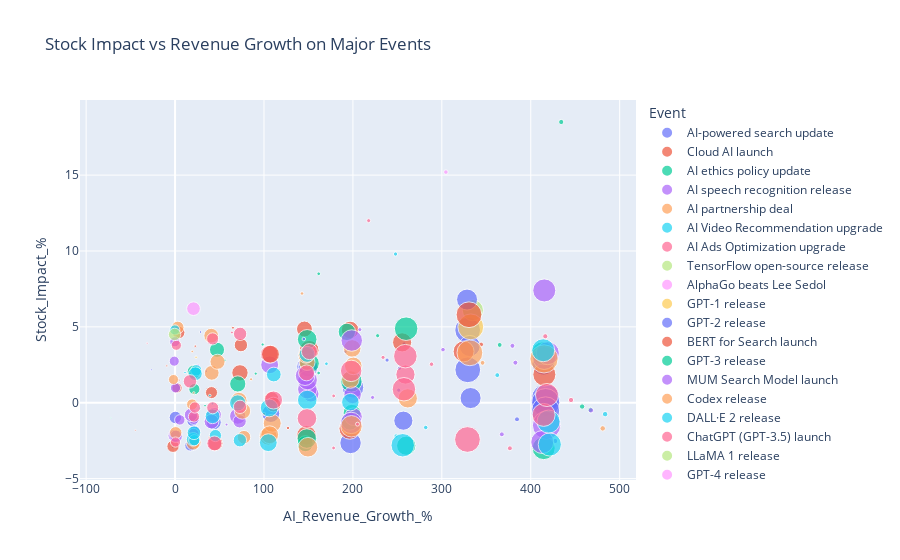

The code cell stored with this chart in its notebook:
### Code cell
# Cell 8 ── Events & stock impact  (FIXED)
events = df[df["Event"].notna()].reset_index()   # bring Date back as a column
fig = px.scatter(events, x="AI_Revenue_Growth_%", y="Stock_Impact_%",
                 color="Event", hover_data=["Date"], size="AI_Revenue_USD_Mn",
                 title="Stock Impact vs Revenue Growth on Major Events")
fig.show()

### Figure 1 — Plotly figure (JSON) as saved in the notebook; plotly's stock layout.template omitted (floating-point values rounded to 4 significant figures)
{"data": [{"customdata": [["2015-01-06T00:00:00"], ["2015-09-04T00:00:00"], ["2016-01-27T00:00:00"], ["2016-02-29T00:00:00"], ["2016-07-23T00:00:00"], ["2016-08-03T00:00:00"], ["2016-09-25T00:00:00"], ["2016-12-21T00:00:00"], ["2017-12-19T00:00:00"], ["2018-07-27T00:00:00"], ["2019-10-22T00:00:00"], ["2020-01-14T00:00:00"], ["2020-02-23T00:00:00"], ["2020-11-11T00:00:00"], ["2020-11-26T00:00:00"], ["2021-02-04T00:00:00"], ["2021-07-11T00:00:00"], ["2021-10-25T00:00:00"], ["2022-03-02T00:00:00"], ["2022-03-23T00:00:00"], ["2022-06-02T00:00:00"], ["2023-02-21T00:00:00"], ["2023-03-29T00:00:00"], ["2023-05-29T00:00:00"], ["2023-08-01T00:00:00"], ["2023-11-07T00:00:00"], ["2024-03-27T00:00:00"], ["2024-06-07T00:00:00"], ["2024-08-07T00:00:00"], ["2024-08-29T00:00:00"], ["2024-10-07T00:00:00"], ["2024-10-30T00:00:00"]], "hovertemplate": "Event=AI-powered search update<br>AI_Revenue_Growth_%=%{x}<br>Stock_Impact_%=%{y}<br>AI_Revenue_USD_Mn=%{marker.size}<br>Date=%{customdata[0]}<extra></extra>", "legendgroup": "AI-powered search update", "marker": {"color": "#636efa", "size": [30.11, 1.35, 0.73, 1.29, 23.97, 23.9, 24.42, 23.42, 43.07, 0.97, 62.3, 49.52, 74.34, 74.88, 2.91, 89.2, 3.38, 90.02, 71.34, 3.58, 3.52, 3.52, 128.7, 86.27, 128.8, 86.47, 155.0, 4.85, 155.0, 102.8, 155.0, 5.27], "sizemode": "area", "sizeref": 0.3883, "symbol": "circle"}, "mode": "markers", "name": "AI-powered search update", "orientation": "v", "showlegend": true, "type": "scatter", "x": [0.36, 35.13, -26.69, 28.67, 19.83, 19.51, 22.11, 17.11, 43.58, -2.63, 107.7, 147.6, 147.8, 149.6, 191.5, 197.3, 238.4, 200.1, 256.7, 257.6, 252.2, 251.6, 329.1, 331.3, 329.2, 332.3, 416.7, 384.6, 416.8, 414.2, 416.7, 427.5], "xaxis": "x", "y": [-0.97, 2.08, 2.17, 4.66, -2.79, -1.19, -1.88, -2.82, -1.29, -2.95, -0.71, 2.48, 2.37, 2.35, 3.36, -2.65, 2.81, 1.01, -1.18, 3.87, 2.27, 0.83, 4.79, 3.74, 2.17, 0.31, 0.3, -1.09, 0.01, 2.57, -0.54, -2.52], "yaxis": "y"}, {"customdata": [["2015-01-20T00:00:00"], ["2015-02-17T00:00:00"], ["2015-03-12T00:00:00"], ["2015-05-31T00:00:00"], ["2015-11-23T00:00:00"], ["2016-02-16T00:00:00"], ["2016-11-22T00:00:00"], ["2017-03-11T00:00:00"], ["2017-03-19T00:00:00"], ["2017-05-11T00:00:00"], ["2018-09-02T00:00:00"], ["2018-09-22T00:00:00"], ["2018-11-03T00:00:00"], ["2018-12-16T00:00:00"], ["2019-03-20T00:00:00"], ["2019-07-16T00:00:00"], ["2019-07-26T00:00:00"], ["2019-09-21T00:00:00"], ["2020-01-02T00:00:00"], ["2020-01-25T00:00:00"], ["2020-04-06T00:00:00"], ["2021-01-18T00:00:00"], ["2021-08-23T00:00:00"], ["2022-06-04T00:00:00"], ["2023-03-15T00:00:00"], ["2023-10-29T00:00:00"], ["2024-08-03T00:00:00"]], "hovertemplate": "Event=Cloud AI launch<br>AI_Revenue_Growth_%=%{x}<br>Stock_Impact_%=%{y}<br>AI_Revenue_USD_Mn=%{marker.size}<br>Date=%{customdata[0]}<extra></extra>", "legendgroup": "Cloud AI launch", "marker": {"color": "#EF553B", "size": [0.91, 31.18, 20.43, 29.3, 1.23, 1.04, 0.55, 28.2, 1.39, 43.6, 51.89, 2.0, 1.65, 34.8, 2.53, 41.7, 2.27, 42.13, 75.24, 49.1, 74.33, 88.92, 59.36, 71.07, 4.44, 84.9, 103.1], "sizemode": "area", "sizeref": 0.3883, "symbol": "circle"}, "mode": "markers", "name": "Cloud AI launch", "orientation": "v", "showlegend": true, "type": "scatter", "x": [-9.27, 3.92, 2.17, -2.32, 22.71, 4.41, -44.62, 40.98, 38.95, 45.34, 72.97, 100.1, 65.1, 74.02, 152.6, 108.5, 127.0, 110.6, 150.8, 145.5, 147.8, 196.4, 196.8, 255.3, 344.2, 324.5, 415.3], "xaxis": "x", "y": [2.43, 4.63, 0.98, -2.87, 3.73, 1.49, -1.81, 0.67, -2.28, -2.67, 1.97, -0.73, 4.94, 3.8, -2.27, 0.25, -1.66, -0.12, 3.46, 4.86, -2.15, -1.7, 4.8, 3.98, 3.84, 3.38, 1.86], "yaxis": "y"}, {"customdata": [["2015-03-19T00:00:00"], ["2015-06-16T00:00:00"], ["2016-06-19T00:00:00"], ["2016-10-05T00:00:00"], ["2016-10-24T00:00:00"], ["2017-12-29T00:00:00"], ["2018-03-16T00:00:00"], ["2018-04-27T00:00:00"], ["2018-08-02T00:00:00"], ["2019-01-27T00:00:00"], ["2019-05-08T00:00:00"], ["2020-04-25T00:00:00"], ["2020-08-21T00:00:00"], ["2020-10-03T00:00:00"], ["2020-11-02T00:00:00"], ["2021-01-02T00:00:00"], ["2021-06-01T00:00:00"], ["2021-07-15T00:00:00"], ["2021-08-28T00:00:00"], ["2021-10-19T00:00:00"], ["2022-04-12T00:00:00"], ["2022-06-28T00:00:00"], ["2023-07-19T00:00:00"], ["2024-01-05T00:00:00"], ["2024-07-09T00:00:00"], ["2024-07-11T00:00:00"], ["2024-10-08T00:00:00"]], "hovertemplate": "Event=AI ethics policy update<br>AI_Revenue_Growth_%=%{x}<br>Stock_Impact_%=%{y}<br>AI_Revenue_USD_Mn=%{marker.size}<br>Date=%{customdata[0]}<extra></extra>", "legendgroup": "AI ethics policy update", "marker": {"color": "#00cc96", "size": [1.56, 0.28, 36.38, 24.34, 1.34, 44.15, 1.91, 1.76, 51.15, 2.61, 1.98, 49.29, 74.45, 75.35, 74.57, 58.64, 3.28, 59.77, 59.35, 89.48, 71.99, 108.0, 4.65, 5.58, 102.7, 102.9, 5.67], "sizemode": "area", "sizeref": 0.3883, "symbol": "circle"}, "mode": "markers", "name": "AI ethics policy update", "orientation": "v", "showlegend": true, "type": "scatter", "x": [55.77, -72.28, 21.27, 21.71, 33.7, 47.17, 90.72, 76.47, 70.5, 161.5, 98.48, 146.4, 148.2, 151.2, 148.6, 193.2, 227.8, 198.8, 196.7, 198.3, 259.9, 259.9, 365.0, 457.8, 413.6, 414.6, 467.1], "xaxis": "x", "y": [2.8, -1.0, 2.04, 0.9, -0.19, 3.49, 1.92, -2.7, 1.24, 1.96, 3.84, -2.7, -2.36, 2.59, 4.18, 4.67, 4.42, -0.68, -1.23, 1.41, -2.83, 4.88, 3.81, -0.25, 3.26, -2.99, -0.46], "yaxis": "y"}, {"customdata": [["2015-04-12T00:00:00"], ["2015-05-11T00:00:00"], ["2015-06-10T00:00:00"], ["2015-07-04T00:00:00"], ["2015-11-04T00:00:00"], ["2015-12-04T00:00:00"], ["2016-02-05T00:00:00"], ["2016-06-17T00:00:00"], ["2016-12-08T00:00:00"], ["2016-12-29T00:00:00"], ["2017-02-02T00:00:00"], ["2017-06-22T00:00:00"], ["2017-10-09T00:00:00"], ["2018-01-12T00:00:00"], ["2018-02-08T00:00:00"], ["2018-09-30T00:00:00"], ["2019-01-16T00:00:00"], ["2019-04-08T00:00:00"], ["2019-10-14T00:00:00"], ["2020-05-24T00:00:00"], ["2020-06-07T00:00:00"], ["2020-07-02T00:00:00"], ["2020-10-02T00:00:00"], ["2021-05-21T00:00:00"], ["2021-06-16T00:00:00"], ["2021-08-07T00:00:00"], ["2021-12-25T00:00:00"], ["2022-04-10T00:00:00"], ["2023-04-07T00:00:00"], ["2023-04-22T00:00:00"], ["2024-04-28T00:00:00"], ["2024-05-03T00:00:00"], ["2024-05-05T00:00:00"], ["2024-05-31T00:00:00"], ["2024-10-31T00:00:00"], ["2024-11-29T00:00:00"], ["2024-12-04T00:00:00"]], "hovertemplate": "Event=AI speech recognition release<br>AI_Revenue_Growth_%=%{x}<br>Stock_Impact_%=%{y}<br>AI_Revenue_USD_Mn=%{marker.size}<br>Date=%{customdata[0]}<extra></extra>", "legendgroup": "AI speech recognition release", "marker": {"color": "#ab63fa", "size": [19.82, 19.94, 21.07, 20.1, 29.71, 30.33, 24.22, 24.17, 35.4, 1.4, 43.13, 42.29, 1.26, 51.12, 34.51, 1.58, 61.91, 2.54, 1.75, 50.55, 74.64, 74.7, 73.86, 3.08, 60.13, 89.41, 59.92, 4.01, 4.79, 3.22, 103.0, 4.83, 4.67, 155.3, 5.68, 102.6, 103.8], "sizemode": "area", "sizeref": 0.3883, "symbol": "circle"}, "mode": "markers", "name": "AI speech recognition release", "orientation": "v", "showlegend": true, "type": "scatter", "x": [-0.91, -0.28, 5.34, 0.5, -0.96, 1.1, 21.11, 20.86, 18.0, 39.99, 43.76, 40.96, 25.84, 70.41, 72.57, 57.9, 106.4, 153.6, 75.43, 152.8, 148.8, 149.0, 146.2, 207.8, 200.6, 198.0, 199.6, 301.3, 379.4, 222.1, 415.1, 382.7, 367.5, 417.8, 467.6, 413.0, 419.1], "xaxis": "x", "y": [2.74, 4.02, -1.13, 0.98, -2.17, -2.21, -1.06, -2.05, -0.8, -1.33, -0.8, -1.24, 2.48, -0.88, -1.22, -1.44, 2.5, 1.63, 0.31, 0.58, 0.9, 1.5, 1.78, 4.82, -0.92, -1.33, 0.52, 3.5, 3.75, 0.35, 2.95, 2.64, -2.08, -1.48, -0.5, -2.59, 3.27], "yaxis": "y"}, {"customdata": [["2015-05-27T00:00:00"], ["2015-06-17T00:00:00"], ["2015-08-19T00:00:00"], ["2015-11-24T00:00:00"], ["2016-01-18T00:00:00"], ["2016-04-14T00:00:00"], ["2016-05-11T00:00:00"], ["2017-03-16T00:00:00"], ["2017-03-26T00:00:00"], ["2017-06-27T00:00:00"], ["2017-06-29T00:00:00"], ["2017-09-20T00:00:00"], ["2017-12-24T00:00:00"], ["2018-01-15T00:00:00"], ["2018-02-11T00:00:00"], ["2018-09-07T00:00:00"], ["2018-11-12T00:00:00"], ["2019-02-20T00:00:00"], ["2019-05-12T00:00:00"], ["2019-10-15T00:00:00"], ["2020-01-01T00:00:00"], ["2020-10-08T00:00:00"], ["2020-10-29T00:00:00"], ["2021-03-25T00:00:00"], ["2021-06-16T00:00:00"], ["2021-07-01T00:00:00"], ["2021-09-09T00:00:00"], ["2022-06-07T00:00:00"], ["2023-02-17T00:00:00"], ["2023-12-27T00:00:00"], ["2024-08-23T00:00:00"], ["2024-10-01T00:00:00"]], "hovertemplate": "Event=AI partnership deal<br>AI_Revenue_Growth_%=%{x}<br>Stock_Impact_%=%{y}<br>AI_Revenue_USD_Mn=%{marker.size}<br>Date=%{customdata[0]}<extra></extra>", "legendgroup": "AI partnership deal", "marker": {"color": "#FFA15A", "size": [30.21, 19.65, 30.89, 1.15, 24.58, 36.08, 23.83, 42.37, 44.33, 1.21, 1.85, 1.19, 42.19, 1.27, 35.49, 52.73, 51.54, 61.44, 62.79, 61.92, 74.82, 49.68, 49.46, 59.84, 89.51, 59.44, 60.08, 72.34, 129.5, 4.46, 154.5, 5.81], "sizemode": "area", "sizeref": 0.3883, "symbol": "circle"}, "mode": "markers", "name": "AI partnership deal", "orientation": "v", "showlegend": true, "type": "scatter", "x": [0.69, -1.76, 2.98, 15.42, 22.91, 20.28, 19.17, 41.22, 47.75, 21.04, 85.47, 19.34, 40.63, 26.99, 77.47, 75.77, 71.79, 104.8, 109.3, 106.4, 149.4, 148.4, 147.3, 199.2, 198.4, 197.2, 200.4, 261.7, 331.5, 345.8, 414.9, 480.9], "xaxis": "x", "y": [-1.98, 1.53, 4.96, -2.02, -2.63, -2.67, -0.11, 1.97, 2.7, 0.65, 1.55, 3.38, 4.42, 1.65, -2.27, -0.54, 0.15, -2.21, -1.35, -2.11, -2.93, 2.66, 3.13, 3.58, -1.55, 1.53, 2.43, 0.29, 3.29, 2.63, 2.89, -1.69], "yaxis": "y"}, {"customdata": [["2015-08-09T00:00:00"], ["2016-01-16T00:00:00"], ["2016-05-05T00:00:00"], ["2016-05-23T00:00:00"], ["2016-10-03T00:00:00"], ["2016-10-16T00:00:00"], ["2016-10-23T00:00:00"], ["2016-12-31T00:00:00"], ["2017-01-24T00:00:00"], ["2017-08-03T00:00:00"], ["2017-10-20T00:00:00"], ["2018-04-29T00:00:00"], ["2018-06-09T00:00:00"], ["2018-12-02T00:00:00"], ["2019-06-17T00:00:00"], ["2019-10-06T00:00:00"], ["2019-10-06T00:00:00"], ["2020-03-12T00:00:00"], ["2020-05-29T00:00:00"], ["2021-02-17T00:00:00"], ["2021-07-18T00:00:00"], ["2022-03-12T00:00:00"], ["2022-04-04T00:00:00"], ["2023-02-19T00:00:00"], ["2023-07-23T00:00:00"], ["2024-01-12T00:00:00"], ["2024-08-10T00:00:00"], ["2024-08-12T00:00:00"], ["2024-10-25T00:00:00"]], "hovertemplate": "Event=AI Video Recommendation upgrade<br>AI_Revenue_Growth_%=%{x}<br>Stock_Impact_%=%{y}<br>AI_Revenue_USD_Mn=%{marker.size}<br>Date=%{customdata[0]}<extra></extra>", "legendgroup": "AI Video Recommendation upgrade", "marker": {"color": "#19d3f3", "size": [19.95, 36.12, 24.75, 1.11, 24.32, 36.37, 1.42, 36.85, 29.07, 42.65, 1.28, 51.12, 34.58, 1.39, 61.75, 42.2, 61.45, 49.69, 74.6, 2.7, 59.42, 3.49, 106.8, 4.62, 3.82, 104.3, 102.8, 104.0, 5.84], "sizemode": "area", "sizeref": 0.3883, "symbol": "circle"}, "mode": "markers", "name": "AI Video Recommendation upgrade", "orientation": "v", "showlegend": true, "type": "scatter", "x": [-0.27, 20.41, 23.77, 11.19, 21.58, 21.24, 42.1, 22.84, 45.36, 42.15, 27.66, 70.41, 72.91, 39.07, 105.8, 111.0, 104.8, 148.4, 148.7, 170.2, 197.1, 248.5, 256.0, 362.4, 281.9, 421.4, 414.0, 420.0, 483.6], "xaxis": "x", "y": [4.8, -2.41, 2.14, 1.99, -2.47, -1.98, -0.06, 1.91, -2.16, -0.89, -0.38, -0.01, -2.47, 0.47, -0.34, 1.86, -2.63, 3.19, 0.18, 2.57, 0.04, -2.19, -2.8, 1.82, -1.63, -2.75, 3.46, -1.24, -0.75], "yaxis": "y"}, {"customdata": [["2015-09-01T00:00:00"], ["2015-09-27T00:00:00"], ["2015-11-15T00:00:00"], ["2016-02-20T00:00:00"], ["2016-06-06T00:00:00"], ["2016-08-16T00:00:00"], ["2017-01-29T00:00:00"], ["2017-02-25T00:00:00"], ["2017-11-08T00:00:00"], ["2017-11-26T00:00:00"], ["2018-01-29T00:00:00"], ["2018-11-03T00:00:00"], ["2019-05-18T00:00:00"], ["2019-12-15T00:00:00"], ["2020-02-18T00:00:00"], ["2020-07-24T00:00:00"], ["2020-10-23T00:00:00"], ["2021-01-10T00:00:00"], ["2021-03-03T00:00:00"], ["2021-10-16T00:00:00"], ["2022-02-02T00:00:00"], ["2022-08-13T00:00:00"], ["2022-08-21T00:00:00"], ["2022-10-14T00:00:00"], ["2022-12-28T00:00:00"], ["2023-08-18T00:00:00"], ["2023-10-11T00:00:00"], ["2024-03-04T00:00:00"], ["2024-04-10T00:00:00"], ["2024-06-03T00:00:00"], ["2024-08-21T00:00:00"], ["2024-11-21T00:00:00"]], "hovertemplate": "Event=AI Ads Optimization upgrade<br>AI_Revenue_Growth_%=%{x}<br>Stock_Impact_%=%{y}<br>AI_Revenue_USD_Mn=%{marker.size}<br>Date=%{customdata[0]}<extra></extra>", "legendgroup": "AI Ads Optimization upgrade", "marker": {"color": "#FF6692", "size": [20.1, 20.29, 0.69, 35.02, 24.24, 24.45, 43.25, 28.47, 28.45, 1.64, 34.61, 34.63, 61.79, 63.21, 74.5, 50.22, 49.58, 3.05, 89.42, 2.78, 71.82, 107.2, 107.7, 2.78, 3.34, 3.88, 128.7, 4.77, 102.9, 5.16, 5.45, 103.7], "sizemode": "area", "sizeref": 0.3883, "symbol": "circle"}, "mode": "markers", "name": "AI Ads Optimization upgrade", "orientation": "v", "showlegend": true, "type": "scatter", "x": [0.5, 1.46, -31.4, 16.74, 21.2, 22.26, 44.17, 42.33, 42.26, 63.97, 73.06, 73.13, 106.0, 110.7, 148.3, 151.1, 147.9, 205.2, 198.1, 178.3, 259.1, 257.4, 259.0, 178.4, 233.9, 288.4, 328.8, 376.5, 414.5, 416.4, 445.3, 418.2], "xaxis": "x", "y": [-2.59, 3.79, 3.92, 1.41, -0.91, -0.31, -2.68, -0.33, 4.21, 4.63, -0.27, 4.54, 3.2, 0.18, -1.03, 3.37, 1.97, -1.41, 2.1, -2.98, 1.86, 0.89, 3.07, 0.45, 2.99, 2.54, -2.42, -3.0, -0.8, 4.38, 0.18, 0.51], "yaxis": "y"}, {"customdata": [["2015-11-09T00:00:00"]], "hovertemplate": "Event=TensorFlow open-source release<br>AI_Revenue_Growth_%=%{x}<br>Stock_Impact_%=%{y}<br>AI_Revenue_USD_Mn=%{marker.size}<br>Date=%{customdata[0]}<extra></extra>", "legendgroup": "TensorFlow open-source release", "marker": {"color": "#B6E880", "size": [29.84], "sizemode": "area", "sizeref": 0.3883, "symbol": "circle"}, "mode": "markers", "name": "TensorFlow open-source release", "orientation": "v", "showlegend": true, "type": "scatter", "x": [-0.53], "xaxis": "x", "y": [4.5], "yaxis": "y"}, {"customdata": [["2016-03-15T00:00:00"]], "hovertemplate": "Event=AlphaGo beats Lee Sedol<br>AI_Revenue_Growth_%=%{x}<br>Stock_Impact_%=%{y}<br>AI_Revenue_USD_Mn=%{marker.size}<br>Date=%{customdata[0]}<extra></extra>", "legendgroup": "AlphaGo beats Lee Sedol", "marker": {"color": "#FF97FF", "size": [36.22], "sizemode": "area", "sizeref": 0.3883, "symbol": "circle"}, "mode": "markers", "name": "AlphaGo beats Lee Sedol", "orientation": "v", "showlegend": true, "type": "scatter", "x": [20.73], "xaxis": "x", "y": [6.2], "yaxis": "y"}, {"customdata": [["2018-06-11T00:00:00"]], "hovertemplate": "Event=GPT-1 release<br>AI_Revenue_Growth_%=%{x}<br>Stock_Impact_%=%{y}<br>AI_Revenue_USD_Mn=%{marker.size}<br>Date=%{customdata[0]}<extra></extra>", "legendgroup": "GPT-1 release", "marker": {"color": "#FECB52", "size": [1.24], "sizemode": "area", "sizeref": 0.3883, "symbol": "circle"}, "mode": "markers", "name": "GPT-1 release", "orientation": "v", "showlegend": true, "type": "scatter", "x": [23.62], "xaxis": "x", "y": [3.0], "yaxis": "y"}, {"customdata": [["2019-02-14T00:00:00"]], "hovertemplate": "Event=GPT-2 release<br>AI_Revenue_Growth_%=%{x}<br>Stock_Impact_%=%{y}<br>AI_Revenue_USD_Mn=%{marker.size}<br>Date=%{customdata[0]}<extra></extra>", "legendgroup": "GPT-2 release", "marker": {"color": "#636efa", "size": [2.45], "sizemode": "area", "sizeref": 0.3883, "symbol": "circle"}, "mode": "markers", "name": "GPT-2 release", "orientation": "v", "showlegend": true, "type": "scatter", "x": [144.8], "xaxis": "x", "y": [4.2], "yaxis": "y"}, {"customdata": [["2019-10-25T00:00:00"]], "hovertemplate": "Event=BERT for Search launch<br>AI_Revenue_Growth_%=%{x}<br>Stock_Impact_%=%{y}<br>AI_Revenue_USD_Mn=%{marker.size}<br>Date=%{customdata[0]}<extra></extra>", "legendgroup": "BERT for Search launch", "marker": {"color": "#EF553B", "size": [62.19], "sizemode": "area", "sizeref": 0.3883, "symbol": "circle"}, "mode": "markers", "name": "BERT for Search launch", "orientation": "v", "showlegend": true, "type": "scatter", "x": [107.3], "xaxis": "x", "y": [3.2], "yaxis": "y"}, {"customdata": [["2020-06-11T00:00:00"]], "hovertemplate": "Event=GPT-3 release<br>AI_Revenue_Growth_%=%{x}<br>Stock_Impact_%=%{y}<br>AI_Revenue_USD_Mn=%{marker.size}<br>Date=%{customdata[0]}<extra></extra>", "legendgroup": "GPT-3 release", "marker": {"color": "#00cc96", "size": [2.62], "sizemode": "area", "sizeref": 0.3883, "symbol": "circle"}, "mode": "markers", "name": "GPT-3 release", "orientation": "v", "showlegend": true, "type": "scatter", "x": [161.6], "xaxis": "x", "y": [8.5], "yaxis": "y"}, {"customdata": [["2021-05-18T00:00:00"]], "hovertemplate": "Event=MUM Search Model launch<br>AI_Revenue_Growth_%=%{x}<br>Stock_Impact_%=%{y}<br>AI_Revenue_USD_Mn=%{marker.size}<br>Date=%{customdata[0]}<extra></extra>", "legendgroup": "MUM Search Model launch", "marker": {"color": "#ab63fa", "size": [89.61], "sizemode": "area", "sizeref": 0.3883, "symbol": "circle"}, "mode": "markers", "name": "MUM Search Model launch", "orientation": "v", "showlegend": true, "type": "scatter", "x": [198.7], "xaxis": "x", "y": [4.1], "yaxis": "y"}, {"customdata": [["2021-08-10T00:00:00"]], "hovertemplate": "Event=Codex release<br>AI_Revenue_Growth_%=%{x}<br>Stock_Impact_%=%{y}<br>AI_Revenue_USD_Mn=%{marker.size}<br>Date=%{customdata[0]}<extra></extra>", "legendgroup": "Codex release", "marker": {"color": "#FFA15A", "size": [2.43], "sizemode": "area", "sizeref": 0.3883, "symbol": "circle"}, "mode": "markers", "name": "Codex release", "orientation": "v", "showlegend": true, "type": "scatter", "x": [142.8], "xaxis": "x", "y": [7.2], "yaxis": "y"}, {"customdata": [["2022-04-06T00:00:00"]], "hovertemplate": "Event=DALL·E 2 release<br>AI_Revenue_Growth_%=%{x}<br>Stock_Impact_%=%{y}<br>AI_Revenue_USD_Mn=%{marker.size}<br>Date=%{customdata[0]}<extra></extra>", "legendgroup": "DALL·E 2 release", "marker": {"color": "#19d3f3", "size": [3.48], "sizemode": "area", "sizeref": 0.3883, "symbol": "circle"}, "mode": "markers", "name": "DALL·E 2 release", "orientation": "v", "showlegend": true, "type": "scatter", "x": [247.9], "xaxis": "x", "y": [9.8], "yaxis": "y"}, {"customdata": [["2022-11-30T00:00:00"]], "hovertemplate": "Event=ChatGPT (GPT-3.5) launch<br>AI_Revenue_Growth_%=%{x}<br>Stock_Impact_%=%{y}<br>AI_Revenue_USD_Mn=%{marker.size}<br>Date=%{customdata[0]}<extra></extra>", "legendgroup": "ChatGPT (GPT-3.5) launch", "marker": {"color": "#FF6692", "size": [3.18], "sizemode": "area", "sizeref": 0.3883, "symbol": "circle"}, "mode": "markers", "name": "ChatGPT (GPT-3.5) launch", "orientation": "v", "showlegend": true, "type": "scatter", "x": [217.7], "xaxis": "x", "y": [12.0], "yaxis": "y"}, {"customdata": [["2023-02-24T00:00:00"]], "hovertemplate": "Event=LLaMA 1 release<br>AI_Revenue_Growth_%=%{x}<br>Stock_Impact_%=%{y}<br>AI_Revenue_USD_Mn=%{marker.size}<br>Date=%{customdata[0]}<extra></extra>", "legendgroup": "LLaMA 1 release", "marker": {"color": "#B6E880", "size": [86.98], "sizemode": "area", "sizeref": 0.3883, "symbol": "circle"}, "mode": "markers", "name": "LLaMA 1 release", "orientation": "v", "showlegend": true, "type": "scatter", "x": [334.9], "xaxis": "x", "y": [6.1], "yaxis": "y"}, {"customdata": [["2023-03-14T00:00:00"]], "hovertemplate": "Event=GPT-4 release<br>AI_Revenue_Growth_%=%{x}<br>Stock_Impact_%=%{y}<br>AI_Revenue_USD_Mn=%{marker.size}<br>Date=%{customdata[0]}<extra></extra>", "legendgroup": "GPT-4 release", "marker": {"color": "#FF97FF", "size": [4.05], "sizemode": "area", "sizeref": 0.3883, "symbol": "circle"}, "mode": "markers", "name": "GPT-4 release", "orientation": "v", "showlegend": true, "type": "scatter", "x": [304.6], "xaxis": "x", "y": [15.2], "yaxis": "y"}, {"customdata": [["2023-03-21T00:00:00"]], "hovertemplate": "Event=Bard chatbot launch<br>AI_Revenue_Growth_%=%{x}<br>Stock_Impact_%=%{y}<br>AI_Revenue_USD_Mn=%{marker.size}<br>Date=%{customdata[0]}<extra></extra>", "legendgroup": "Bard chatbot launch", "marker": {"color": "#FECB52", "size": [129.8], "sizemode": "area", "sizeref": 0.3883, "symbol": "circle"}, "mode": "markers", "name": "Bard chatbot launch", "orientation": "v", "showlegend": true, "type": "scatter", "x": [332.5], "xaxis": "x", "y": [5.0], "yaxis": "y"}, {"customdata": [["2023-07-18T00:00:00"]], "hovertemplate": "Event=LLaMA 2 release<br>AI_Revenue_Growth_%=%{x}<br>Stock_Impact_%=%{y}<br>AI_Revenue_USD_Mn=%{marker.size}<br>Date=%{customdata[0]}<extra></extra>", "legendgroup": "LLaMA 2 release", "marker": {"color": "#636efa", "size": [85.67], "sizemode": "area", "sizeref": 0.3883, "symbol": "circle"}, "mode": "markers", "name": "LLaMA 2 release", "orientation": "v", "showlegend": true, "type": "scatter", "x": [328.4], "xaxis": "x", "y": [6.8], "yaxis": "y"}, {"customdata": [["2023-12-06T00:00:00"]], "hovertemplate": "Event=Gemini AI release<br>AI_Revenue_Growth_%=%{x}<br>Stock_Impact_%=%{y}<br>AI_Revenue_USD_Mn=%{marker.size}<br>Date=%{customdata[0]}<extra></extra>", "legendgroup": "Gemini AI release", "marker": {"color": "#EF553B", "size": [129.2], "sizemode": "area", "sizeref": 0.3883, "symbol": "circle"}, "mode": "markers", "name": "Gemini AI release", "orientation": "v", "showlegend": true, "type": "scatter", "x": [330.6], "xaxis": "x", "y": [5.8], "yaxis": "y"}, {"customdata": [["2024-05-01T00:00:00"]], "hovertemplate": "Event=GPT-5 release (predicted)<br>AI_Revenue_Growth_%=%{x}<br>Stock_Impact_%=%{y}<br>AI_Revenue_USD_Mn=%{marker.size}<br>Date=%{customdata[0]}<extra></extra>", "legendgroup": "GPT-5 release (predicted)", "marker": {"color": "#00cc96", "size": [5.34], "sizemode": "area", "sizeref": 0.3883, "symbol": "circle"}, "mode": "markers", "name": "GPT-5 release (predicted)", "orientation": "v", "showlegend": true, "type": "scatter", "x": [434.3], "xaxis": "x", "y": [18.5], "yaxis": "y"}, {"customdata": [["2024-05-18T00:00:00"]], "hovertemplate": "Event=LLaMA 3 release (predicted)<br>AI_Revenue_Growth_%=%{x}<br>Stock_Impact_%=%{y}<br>AI_Revenue_USD_Mn=%{marker.size}<br>Date=%{customdata[0]}<extra></extra>", "legendgroup": "LLaMA 3 release (predicted)", "marker": {"color": "#ab63fa", "size": [103.0], "sizemode": "area", "sizeref": 0.3883, "symbol": "circle"}, "mode": "markers", "name": "LLaMA 3 release (predicted)", "orientation": "v", "showlegend": true, "type": "scatter", "x": [415.2], "xaxis": "x", "y": [7.4], "yaxis": "y"}], "layout": {"legend": {"itemsizing": "constant", "title": {"text": "Event"}, "tracegroupgap": 0}, "title": {"text": "Stock Impact vs Revenue Growth on Major Events"}, "xaxis": {"anchor": "y", "domain": [0, 1], "title": {"text": "AI_Revenue_Growth_%"}}, "yaxis": {"anchor": "x", "domain": [0, 1], "title": {"text": "Stock_Impact_%"}}}}
